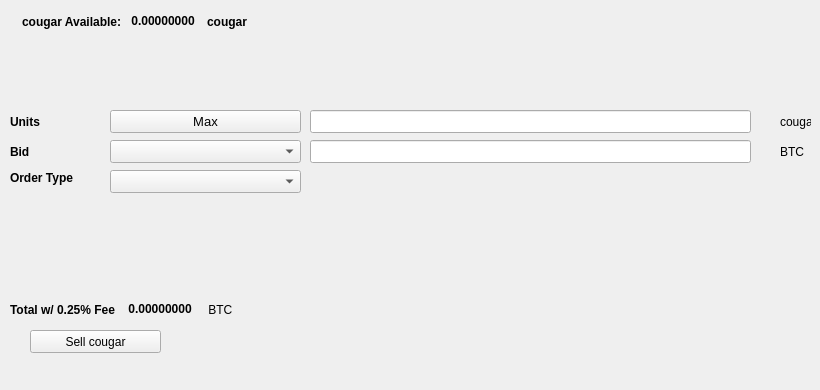
   <widget class="QWidget" name="SellTab">
    <attribute name="title">
     <string>Sell</string>
    </attribute>
    <widget class="QLabel" name="label_16">
     <property name="geometry">
      <rect>
       <x>780</x>
       <y>140</y>
       <width>31</width>
       <height>23</height>
      </rect>
     </property>
     <property name="text">
      <string>BTC</string>
     </property>
    </widget>
    <widget class="QComboBox" name="SellBidcomboBox">
     <property name="geometry">
      <rect>
       <x>110</x>
       <y>140</y>
       <width>191</width>
       <height>23</height>
      </rect>
     </property>
     <property name="font">
      <font>
       <pointsize>10</pointsize>
      </font>
     </property>
    </widget>
    <widget class="QLabel" name="label_18">
     <property name="geometry">
      <rect>
       <x>10</x>
       <y>110</y>
       <width>46</width>
       <height>23</height>
      </rect>
     </property>
     <property name="font">
      <font>
       <weight>75</weight>
       <bold>true</bold>
      </font>
     </property>
     <property name="text">
      <string>Units</string>
     </property>
    </widget>
    <widget class="QPushButton" name="Sell_Max_Amount">
     <property name="geometry">
      <rect>
       <x>110</x>
       <y>110</y>
       <width>191</width>
       <height>23</height>
      </rect>
     </property>
     <property name="font">
      <font>
       <pointsize>10</pointsize>
      </font>
     </property>
     <property name="text">
      <string>Max</string>
     </property>
    </widget>
    <widget class="QLabel" name="label_20">
     <property name="geometry">
      <rect>
       <x>10</x>
       <y>170</y>
       <width>91</width>
       <height>16</height>
      </rect>
     </property>
     <property name="font">
      <font>
       <weight>75</weight>
       <bold>true</bold>
      </font>
     </property>
     <property name="text">
      <string>Order Type</string>
     </property>
    </widget>
    <widget class="QComboBox" name="SellOrdertypeCombo">
     <property name="geometry">
      <rect>
       <x>110</x>
       <y>170</y>
       <width>191</width>
       <height>23</height>
      </rect>
     </property>
     <property name="font">
      <font>
       <pointsize>10</pointsize>
      </font>
     </property>
    </widget>
    <widget class="QLabel" name="label_21">
     <property name="geometry">
      <rect>
       <x>10</x>
       <y>140</y>
       <width>46</width>
       <height>23</height>
      </rect>
     </property>
     <property name="font">
      <font>
       <weight>75</weight>
       <bold>true</bold>
      </font>
     </property>
     <property name="text">
      <string>Bid</string>
     </property>
    </widget>
    <widget class="QLabel" name="label_22">
     <property name="geometry">
      <rect>
       <x>780</x>
       <y>110</y>
       <width>31</width>
       <height>23</height>
      </rect>
     </property>
     <property name="text">
      <string>cougar</string>
     </property>
    </widget>
    <widget class="QLineEdit" name="UnitsInputcougar">
     <property name="geometry">
      <rect>
       <x>310</x>
       <y>110</y>
       <width>441</width>
       <height>23</height>
      </rect>
     </property>
     <property name="font">
      <font>
       <pointsize>9</pointsize>
       <weight>75</weight>
       <bold>true</bold>
      </font>
     </property>
    </widget>
    <widget class="QLineEdit" name="SellBidPriceEdit">
     <property name="geometry">
      <rect>
       <x>310</x>
       <y>140</y>
       <width>441</width>
       <height>23</height>
      </rect>
     </property>
     <property name="font">
      <font>
       <pointsize>9</pointsize>
       <weight>75</weight>
       <bold>true</bold>
      </font>
     </property>
    </widget>
    <widget class="QPushButton" name="SellcougarBTN">
     <property name="geometry">
      <rect>
       <x>30</x>
       <y>330</y>
       <width>131</width>
       <height>23</height>
      </rect>
     </property>
     <property name="text">
      <string>Sell cougar</string>
     </property>
     <property name="icon">
      <iconset resource="../cougar">
       <normaloff>:/icons/bitcoin</normaloff>:/icons/bitcoin</iconset>
     </property>
    </widget>
    <widget class="QWidget" name="layoutWidget3">
     <property name="geometry">
      <rect>
       <x>22</x>
       <y>12</y>
       <width>258</width>
       <height>19</height>
      </rect>
     </property>
     <layout class="QHBoxLayout" name="horizontalLayout">
      <item>
       <widget class="QLabel" name="label232_2">
        <property name="font">
         <font>
          <weight>75</weight>
          <bold>true</bold>
         </font>
        </property>
        <property name="text">
         <string>cougar Available:</string>
        </property>
       </widget>
      </item>
      <item>
       <widget class="QLabel" name="cougarAvailableLabel">
        <property name="palette">
         <palette>
          <active>
           <colorrole role="WindowText">
            <brush brushstyle="SolidPattern">
             <color alpha="255">
              <red>0</red>
              <green>0</green>
              <blue>0</blue>
             </color>
            </brush>
           </colorrole>
           <colorrole role="Button">
            <brush brushstyle="SolidPattern">
             <color alpha="255">
              <red>0</red>
              <green>170</green>
              <blue>0</blue>
             </color>
            </brush>
           </colorrole>
           <colorrole role="Light">
            <brush brushstyle="SolidPattern">
             <color alpha="255">
              <red>0</red>
              <green>255</green>
              <blue>0</blue>
             </color>
            </brush>
           </colorrole>
           <colorrole role="Midlight">
            <brush brushstyle="SolidPattern">
             <color alpha="255">
              <red>0</red>
              <green>212</green>
              <blue>0</blue>
             </color>
            </brush>
           </colorrole>
           <colorrole role="Dark">
            <brush brushstyle="SolidPattern">
             <color alpha="255">
              <red>0</red>
              <green>85</green>
              <blue>0</blue>
             </color>
            </brush>
           </colorrole>
           <colorrole role="Mid">
            <brush brushstyle="SolidPattern">
             <color alpha="255">
              <red>0</red>
              <green>113</green>
              <blue>0</blue>
             </color>
            </brush>
           </colorrole>
           <colorrole role="Text">
            <brush brushstyle="SolidPattern">
             <color alpha="255">
              <red>0</red>
              <green>170</green>
              <blue>0</blue>
             </color>
            </brush>
           </colorrole>
           <colorrole role="BrightText">
            <brush brushstyle="SolidPattern">
             <color alpha="255">
              <red>255</red>
              <green>255</green>
              <blue>255</blue>
             </color>
            </brush>
           </colorrole>
           <colorrole role="ButtonText">
            <brush brushstyle="SolidPattern">
             <color alpha="255">
              <red>0</red>
              <green>0</green>
              <blue>0</blue>
             </color>
            </brush>
           </colorrole>
           <colorrole role="Base">
            <brush brushstyle="SolidPattern">
             <color alpha="255">
              <red>255</red>
              <green>255</green>
              <blue>255</blue>
             </color>
            </brush>
           </colorrole>
           <colorrole role="Window">
            <brush brushstyle="SolidPattern">
             <color alpha="255">
              <red>0</red>
              <green>170</green>
              <blue>0</blue>
             </color>
            </brush>
           </colorrole>
           <colorrole role="Shadow">
            <brush brushstyle="SolidPattern">
             <color alpha="255">
              <red>0</red>
              <green>0</green>
              <blue>0</blue>
             </color>
            </brush>
           </colorrole>
           <colorrole role="AlternateBase">
            <brush brushstyle="SolidPattern">
             <color alpha="255">
              <red>127</red>
              <green>212</green>
              <blue>127</blue>
             </color>
            </brush>
           </colorrole>
           <colorrole role="ToolTipBase">
            <brush brushstyle="SolidPattern">
             <color alpha="255">
              <red>255</red>
              <green>255</green>
              <blue>220</blue>
             </color>
            </brush>
           </colorrole>
           <colorrole role="ToolTipText">
            <brush brushstyle="SolidPattern">
             <color alpha="255">
              <red>0</red>
              <green>0</green>
              <blue>0</blue>
             </color>
            </brush>
           </colorrole>
          </active>
          <inactive>
           <colorrole role="WindowText">
            <brush brushstyle="SolidPattern">
             <color alpha="255">
              <red>0</red>
              <green>0</green>
              <blue>0</blue>
             </color>
            </brush>
           </colorrole>
           <colorrole role="Button">
            <brush brushstyle="SolidPattern">
             <color alpha="255">
              <red>0</red>
              <green>170</green>
              <blue>0</blue>
             </color>
            </brush>
           </colorrole>
           <colorrole role="Light">
            <brush brushstyle="SolidPattern">
             <color alpha="255">
              <red>0</red>
              <green>255</green>
              <blue>0</blue>
             </color>
            </brush>
           </colorrole>
           <colorrole role="Midlight">
            <brush brushstyle="SolidPattern">
             <color alpha="255">
              <red>0</red>
              <green>212</green>
              <blue>0</blue>
             </color>
            </brush>
           </colorrole>
           <colorrole role="Dark">
            <brush brushstyle="SolidPattern">
             <color alpha="255">
              <red>0</red>
              <green>85</green>
              <blue>0</blue>
             </color>
            </brush>
           </colorrole>
           <colorrole role="Mid">
            <brush brushstyle="SolidPattern">
             <color alpha="255">
              <red>0</red>
              <green>113</green>
              <blue>0</blue>
             </color>
            </brush>
           </colorrole>
           <colorrole role="Text">
            <brush brushstyle="SolidPattern">
             <color alpha="255">
              <red>0</red>
              <green>170</green>
              <blue>0</blue>
             </color>
            </brush>
           </colorrole>
           <colorrole role="BrightText">
            <brush brushstyle="SolidPattern">
             <color alpha="255">
              <red>255</red>
              <green>255</green>
              <blue>255</blue>
             </color>
            </brush>
           </colorrole>
           <colorrole role="ButtonText">
            <brush brushstyle="SolidPattern">
             <color alpha="255">
              <red>0</red>
              <green>0</green>
              <blue>0</blue>
             </color>
            </brush>
           </colorrole>
           <colorrole role="Base">
            <brush brushstyle="SolidPattern">
             <color alpha="255">
              <red>255</red>
              <green>255</green>
              <blue>255</blue>
             </color>
            </brush>
           </colorrole>
           <colorrole role="Window">
            <brush brushstyle="SolidPattern">
             <color alpha="255">
              <red>0</red>
              <green>170</green>
              <blue>0</blue>
             </color>
            </brush>
           </colorrole>
           <colorrole role="Shadow">
            <brush brushstyle="SolidPattern">
             <color alpha="255">
              <red>0</red>
              <green>0</green>
              <blue>0</blue>
             </color>
            </brush>
           </colorrole>
           <colorrole role="AlternateBase">
            <brush brushstyle="SolidPattern">
             <color alpha="255">
              <red>127</red>
              <green>212</green>
              <blue>127</blue>
             </color>
            </brush>
           </colorrole>
           <colorrole role="ToolTipBase">
            <brush brushstyle="SolidPattern">
             <color alpha="255">
              <red>255</red>
              <green>255</green>
              <blue>220</blue>
             </color>
            </brush>
           </colorrole>
           <colorrole role="ToolTipText">
            <brush brushstyle="SolidPattern">
             <color alpha="255">
              <red>0</red>
              <green>0</green>
              <blue>0</blue>
             </color>
            </brush>
           </colorrole>
          </inactive>
          <disabled>
           <colorrole role="WindowText">
            <brush brushstyle="SolidPattern">
             <color alpha="255">
              <red>0</red>
              <green>85</green>
              <blue>0</blue>
             </color>
            </brush>
           </colorrole>
           <colorrole role="Button">
            <brush brushstyle="SolidPattern">
             <color alpha="255">
              <red>0</red>
              <green>170</green>
              <blue>0</blue>
             </color>
            </brush>
           </colorrole>
           <colorrole role="Light">
            <brush brushstyle="SolidPattern">
             <color alpha="255">
              <red>0</red>
              <green>255</green>
              <blue>0</blue>
             </color>
            </brush>
           </colorrole>
           <colorrole role="Midlight">
            <brush brushstyle="SolidPattern">
             <color alpha="255">
              <red>0</red>
              <green>212</green>
              <blue>0</blue>
             </color>
            </brush>
           </colorrole>
           <colorrole role="Dark">
            <brush brushstyle="SolidPattern">
             <color alpha="255">
              <red>0</red>
              <green>85</green>
              <blue>0</blue>
             </color>
            </brush>
           </colorrole>
           <colorrole role="Mid">
            <brush brushstyle="SolidPattern">
             <color alpha="255">
              <red>0</red>
              <green>113</green>
              <blue>0</blue>
             </color>
            </brush>
           </colorrole>
           <colorrole role="Text">
            <brush brushstyle="SolidPattern">
             <color alpha="255">
              <red>0</red>
              <green>85</green>
              <blue>0</blue>
             </color>
            </brush>
           </colorrole>
           <colorrole role="BrightText">
            <brush brushstyle="SolidPattern">
             <color alpha="255">
              <red>255</red>
              <green>255</green>
              <blue>255</blue>
             </color>
            </brush>
           </colorrole>
           <colorrole role="ButtonText">
            <brush brushstyle="SolidPattern">
             <color alpha="255">
              <red>0</red>
              <green>85</green>
              <blue>0</blue>
             </color>
            </brush>
           </colorrole>
           <colorrole role="Base">
            <brush brushstyle="SolidPattern">
             <color alpha="255">
              <red>0</red>
              <green>170</green>
              <blue>0</blue>
             </color>
            </brush>
           </colorrole>
           <colorrole role="Window">
            <brush brushstyle="SolidPattern">
             <color alpha="255">
              <red>0</red>
              <green>170</green>
              <blue>0</blue>
             </color>
            </brush>
           </colorrole>
           <colorrole role="Shadow">
            <brush brushstyle="SolidPattern">
             <color alpha="255">
              <red>0</red>
              <green>0</green>
              <blue>0</blue>
             </color>
            </brush>
           </colorrole>
           <colorrole role="AlternateBase">
            <brush brushstyle="SolidPattern">
             <color alpha="255">
              <red>0</red>
              <green>170</green>
              <blue>0</blue>
             </color>
            </brush>
           </colorrole>
           <colorrole role="ToolTipBase">
            <brush brushstyle="SolidPattern">
             <color alpha="255">
              <red>255</red>
              <green>255</green>
              <blue>220</blue>
             </color>
            </brush>
           </colorrole>
           <colorrole role="ToolTipText">
            <brush brushstyle="SolidPattern">
             <color alpha="255">
              <red>0</red>
              <green>0</green>
              <blue>0</blue>
             </color>
            </brush>
           </colorrole>
          </disabled>
         </palette>
        </property>
        <property name="font">
         <font>
          <weight>75</weight>
          <bold>true</bold>
         </font>
        </property>
        <property name="text">
         <string> 0.00000000 </string>
        </property>
        <property name="textInteractionFlags">
         <set>Qt::LinksAccessibleByMouse|Qt::TextSelectableByKeyboard|Qt::TextSelectableByMouse</set>
        </property>
       </widget>
      </item>
      <item>
       <widget class="QLabel" name="labelcougar">
        <property name="font">
         <font>
          <weight>75</weight>
          <bold>true</bold>
         </font>
        </property>
        <property name="text">
         <string>cougar</string>
        </property>
       </widget>
      </item>
     </layout>
    </widget>
    <widget class="QWidget" name="layoutWidget">
     <property name="geometry">
      <rect>
       <x>10</x>
       <y>300</y>
       <width>268</width>
       <height>19</height>
      </rect>
     </property>
     <layout class="QHBoxLayout" name="horizontalLayout_2">
      <item>
       <widget class="QLabel" name="label_19">
        <property name="font">
         <font>
          <weight>75</weight>
          <bold>true</bold>
         </font>
        </property>
        <property name="text">
         <string>Total w/ 0.25% Fee </string>
        </property>
       </widget>
      </item>
      <item>
       <widget class="QLabel" name="SellCostLabel">
        <property name="palette">
         <palette>
          <active>
           <colorrole role="WindowText">
            <brush brushstyle="SolidPattern">
             <color alpha="255">
              <red>0</red>
              <green>0</green>
              <blue>0</blue>
             </color>
            </brush>
           </colorrole>
           <colorrole role="Button">
            <brush brushstyle="SolidPattern">
             <color alpha="255">
              <red>0</red>
              <green>170</green>
              <blue>0</blue>
             </color>
            </brush>
           </colorrole>
           <colorrole role="Light">
            <brush brushstyle="SolidPattern">
             <color alpha="255">
              <red>0</red>
              <green>255</green>
              <blue>0</blue>
             </color>
            </brush>
           </colorrole>
           <colorrole role="Midlight">
            <brush brushstyle="SolidPattern">
             <color alpha="255">
              <red>0</red>
              <green>212</green>
              <blue>0</blue>
             </color>
            </brush>
           </colorrole>
           <colorrole role="Dark">
            <brush brushstyle="SolidPattern">
             <color alpha="255">
              <red>0</red>
              <green>85</green>
              <blue>0</blue>
             </color>
            </brush>
           </colorrole>
           <colorrole role="Mid">
            <brush brushstyle="SolidPattern">
             <color alpha="255">
              <red>0</red>
              <green>113</green>
              <blue>0</blue>
             </color>
            </brush>
           </colorrole>
           <colorrole role="Text">
            <brush brushstyle="SolidPattern">
             <color alpha="255">
              <red>0</red>
              <green>170</green>
              <blue>0</blue>
             </color>
            </brush>
           </colorrole>
           <colorrole role="BrightText">
            <brush brushstyle="SolidPattern">
             <color alpha="255">
              <red>255</red>
              <green>255</green>
              <blue>255</blue>
             </color>
            </brush>
           </colorrole>
           <colorrole role="ButtonText">
            <brush brushstyle="SolidPattern">
             <color alpha="255">
              <red>0</red>
              <green>0</green>
              <blue>0</blue>
             </color>
            </brush>
           </colorrole>
           <colorrole role="Base">
            <brush brushstyle="SolidPattern">
             <color alpha="255">
              <red>255</red>
              <green>255</green>
              <blue>255</blue>
             </color>
            </brush>
           </colorrole>
           <colorrole role="Window">
            <brush brushstyle="SolidPattern">
             <color alpha="255">
              <red>0</red>
              <green>170</green>
              <blue>0</blue>
             </color>
            </brush>
           </colorrole>
           <colorrole role="Shadow">
            <brush brushstyle="SolidPattern">
             <color alpha="255">
              <red>0</red>
              <green>0</green>
              <blue>0</blue>
             </color>
            </brush>
           </colorrole>
           <colorrole role="AlternateBase">
            <brush brushstyle="SolidPattern">
             <color alpha="255">
              <red>127</red>
              <green>212</green>
              <blue>127</blue>
             </color>
            </brush>
           </colorrole>
           <colorrole role="ToolTipBase">
            <brush brushstyle="SolidPattern">
             <color alpha="255">
              <red>255</red>
              <green>255</green>
              <blue>220</blue>
             </color>
            </brush>
           </colorrole>
           <colorrole role="ToolTipText">
            <brush brushstyle="SolidPattern">
             <color alpha="255">
              <red>0</red>
              <green>0</green>
              <blue>0</blue>
             </color>
            </brush>
           </colorrole>
          </active>
          <inactive>
           <colorrole role="WindowText">
            <brush brushstyle="SolidPattern">
             <color alpha="255">
              <red>0</red>
              <green>0</green>
              <blue>0</blue>
             </color>
            </brush>
           </colorrole>
           <colorrole role="Button">
            <brush brushstyle="SolidPattern">
             <color alpha="255">
              <red>0</red>
              <green>170</green>
              <blue>0</blue>
             </color>
            </brush>
           </colorrole>
           <colorrole role="Light">
            <brush brushstyle="SolidPattern">
             <color alpha="255">
              <red>0</red>
              <green>255</green>
              <blue>0</blue>
             </color>
            </brush>
           </colorrole>
           <colorrole role="Midlight">
            <brush brushstyle="SolidPattern">
             <color alpha="255">
              <red>0</red>
              <green>212</green>
              <blue>0</blue>
             </color>
            </brush>
           </colorrole>
           <colorrole role="Dark">
            <brush brushstyle="SolidPattern">
             <color alpha="255">
              <red>0</red>
              <green>85</green>
              <blue>0</blue>
             </color>
            </brush>
           </colorrole>
           <colorrole role="Mid">
            <brush brushstyle="SolidPattern">
             <color alpha="255">
              <red>0</red>
              <green>113</green>
              <blue>0</blue>
             </color>
            </brush>
           </colorrole>
           <colorrole role="Text">
            <brush brushstyle="SolidPattern">
             <color alpha="255">
              <red>0</red>
              <green>170</green>
              <blue>0</blue>
             </color>
            </brush>
           </colorrole>
           <colorrole role="BrightText">
            <brush brushstyle="SolidPattern">
             <color alpha="255">
              <red>255</red>
              <green>255</green>
              <blue>255</blue>
             </color>
            </brush>
           </colorrole>
           <colorrole role="ButtonText">
            <brush brushstyle="SolidPattern">
             <color alpha="255">
              <red>0</red>
              <green>0</green>
              <blue>0</blue>
             </color>
            </brush>
           </colorrole>
           <colorrole role="Base">
            <brush brushstyle="SolidPattern">
             <color alpha="255">
              <red>255</red>
              <green>255</green>
              <blue>255</blue>
             </color>
            </brush>
           </colorrole>
           <colorrole role="Window">
            <brush brushstyle="SolidPattern">
             <color alpha="255">
              <red>0</red>
              <green>170</green>
              <blue>0</blue>
             </color>
            </brush>
           </colorrole>
           <colorrole role="Shadow">
            <brush brushstyle="SolidPattern">
             <color alpha="255">
              <red>0</red>
              <green>0</green>
              <blue>0</blue>
             </color>
            </brush>
           </colorrole>
           <colorrole role="AlternateBase">
            <brush brushstyle="SolidPattern">
             <color alpha="255">
              <red>127</red>
              <green>212</green>
              <blue>127</blue>
             </color>
            </brush>
           </colorrole>
           <colorrole role="ToolTipBase">
            <brush brushstyle="SolidPattern">
             <color alpha="255">
              <red>255</red>
              <green>255</green>
              <blue>220</blue>
             </color>
            </brush>
           </colorrole>
           <colorrole role="ToolTipText">
            <brush brushstyle="SolidPattern">
             <color alpha="255">
              <red>0</red>
              <green>0</green>
              <blue>0</blue>
             </color>
            </brush>
           </colorrole>
          </inactive>
          <disabled>
           <colorrole role="WindowText">
            <brush brushstyle="SolidPattern">
             <color alpha="255">
              <red>0</red>
              <green>85</green>
              <blue>0</blue>
             </color>
            </brush>
           </colorrole>
           <colorrole role="Button">
            <brush brushstyle="SolidPattern">
             <color alpha="255">
              <red>0</red>
              <green>170</green>
              <blue>0</blue>
             </color>
            </brush>
           </colorrole>
           <colorrole role="Light">
            <brush brushstyle="SolidPattern">
             <color alpha="255">
              <red>0</red>
              <green>255</green>
              <blue>0</blue>
             </color>
            </brush>
           </colorrole>
           <colorrole role="Midlight">
            <brush brushstyle="SolidPattern">
             <color alpha="255">
              <red>0</red>
              <green>212</green>
              <blue>0</blue>
             </color>
            </brush>
           </colorrole>
           <colorrole role="Dark">
            <brush brushstyle="SolidPattern">
             <color alpha="255">
              <red>0</red>
              <green>85</green>
              <blue>0</blue>
             </color>
            </brush>
           </colorrole>
           <colorrole role="Mid">
            <brush brushstyle="SolidPattern">
             <color alpha="255">
              <red>0</red>
              <green>113</green>
              <blue>0</blue>
             </color>
            </brush>
           </colorrole>
           <colorrole role="Text">
            <brush brushstyle="SolidPattern">
             <color alpha="255">
              <red>0</red>
              <green>85</green>
              <blue>0</blue>
             </color>
            </brush>
           </colorrole>
           <colorrole role="BrightText">
            <brush brushstyle="SolidPattern">
             <color alpha="255">
              <red>255</red>
              <green>255</green>
              <blue>255</blue>
             </color>
            </brush>
           </colorrole>
           <colorrole role="ButtonText">
            <brush brushstyle="SolidPattern">
             <color alpha="255">
              <red>0</red>
              <green>85</green>
              <blue>0</blue>
             </color>
            </brush>
           </colorrole>
           <colorrole role="Base">
            <brush brushstyle="SolidPattern">
             <color alpha="255">
              <red>0</red>
              <green>170</green>
              <blue>0</blue>
             </color>
            </brush>
           </colorrole>
           <colorrole role="Window">
            <brush brushstyle="SolidPattern">
             <color alpha="255">
              <red>0</red>
              <green>170</green>
              <blue>0</blue>
             </color>
            </brush>
           </colorrole>
           <colorrole role="Shadow">
            <brush brushstyle="SolidPattern">
             <color alpha="255">
              <red>0</red>
              <green>0</green>
              <blue>0</blue>
             </color>
            </brush>
           </colorrole>
           <colorrole role="AlternateBase">
            <brush brushstyle="SolidPattern">
             <color alpha="255">
              <red>0</red>
              <green>170</green>
              <blue>0</blue>
             </color>
            </brush>
           </colorrole>
           <colorrole role="ToolTipBase">
            <brush brushstyle="SolidPattern">
             <color alpha="255">
              <red>255</red>
              <green>255</green>
              <blue>220</blue>
             </color>
            </brush>
           </colorrole>
           <colorrole role="ToolTipText">
            <brush brushstyle="SolidPattern">
             <color alpha="255">
              <red>0</red>
              <green>0</green>
              <blue>0</blue>
             </color>
            </brush>
           </colorrole>
          </disabled>
         </palette>
        </property>
        <property name="font">
         <font>
          <weight>75</weight>
          <bold>true</bold>
         </font>
        </property>
        <property name="autoFillBackground">
         <bool>false</bool>
        </property>
        <property name="text">
         <string> 0.00000000</string>
        </property>
        <property name="textInteractionFlags">
         <set>Qt::LinksAccessibleByMouse|Qt::TextSelectableByMouse</set>
        </property>
       </widget>
      </item>
      <item>
       <widget class="QLabel" name="label_17">
        <property name="font">
         <font>
          <weight>50</weight>
          <bold>false</bold>
         </font>
        </property>
        <property name="text">
         <string> BTC</string>
        </property>
       </widget>
      </item>
     </layout>
    </widget>
    <widget class="QLabel" name="label_23">
     <property name="geometry">
      <rect>
       <x>460</x>
       <y>300</y>
       <width>281</width>
       <height>81</height>
      </rect>
     </property>
     <property name="text">
      <string/>
     </property>
     <property name="pixmap">
      <pixmap>:/images/bittrex</pixmap>
     </property>
    </widget>
   </widget>
